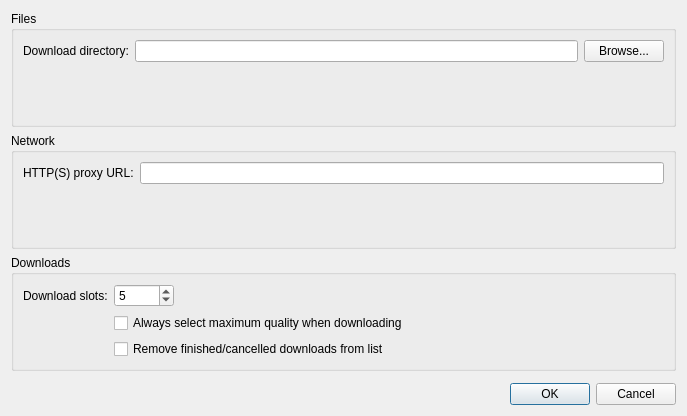
<?xml version="1.0" encoding="UTF-8"?>
<ui version="4.0">
 <class>Dialog</class>
 <widget class="QDialog" name="Dialog">
  <property name="geometry">
   <rect>
    <x>0</x>
    <y>0</y>
    <width>687</width>
    <height>416</height>
   </rect>
  </property>
  <property name="sizePolicy">
   <sizepolicy hsizetype="Preferred" vsizetype="Minimum">
    <horstretch>0</horstretch>
    <verstretch>0</verstretch>
   </sizepolicy>
  </property>
  <property name="windowTitle">
   <string>Preferences</string>
  </property>
  <layout class="QVBoxLayout" name="verticalLayout">
   <item>
    <widget class="QGroupBox" name="groupBox_2">
     <property name="title">
      <string>Files</string>
     </property>
     <layout class="QFormLayout" name="formLayout_2">
      <property name="fieldGrowthPolicy">
       <enum>QFormLayout::AllNonFixedFieldsGrow</enum>
      </property>
      <item row="0" column="0">
       <widget class="QLabel" name="download_directory_label">
        <property name="text">
         <string>Download directory:</string>
        </property>
       </widget>
      </item>
      <item row="0" column="1">
       <layout class="QHBoxLayout" name="horizontalLayout">
        <item>
         <widget class="QLineEdit" name="download_directory_value">
          <property name="readOnly">
           <bool>true</bool>
          </property>
         </widget>
        </item>
        <item>
         <widget class="QPushButton" name="download_directory_browse">
          <property name="text">
           <string>Browse...</string>
          </property>
         </widget>
        </item>
       </layout>
      </item>
     </layout>
    </widget>
   </item>
   <item>
    <widget class="QGroupBox" name="groupBox">
     <property name="title">
      <string>Network</string>
     </property>
     <layout class="QFormLayout" name="formLayout">
      <property name="fieldGrowthPolicy">
       <enum>QFormLayout::AllNonFixedFieldsGrow</enum>
      </property>
      <item row="0" column="0">
       <widget class="QLabel" name="http_proxy_label">
        <property name="text">
         <string>HTTP(S) proxy URL:</string>
        </property>
       </widget>
      </item>
      <item row="0" column="1">
       <widget class="QLineEdit" name="http_proxy_value">
        <property name="toolTip">
         <string>&lt;span style=&quot; font-style:italic;&quot;&gt;Example:&lt;/span&gt; &lt;code&gt;http://www-proxy.my.company.com:8080&lt;/code&gt;</string>
        </property>
       </widget>
      </item>
     </layout>
    </widget>
   </item>
   <item>
    <widget class="QGroupBox" name="groupBox_3">
     <property name="title">
      <string>Downloads</string>
     </property>
     <layout class="QFormLayout" name="formLayout_3">
      <item row="0" column="0">
       <widget class="QLabel" name="label">
        <property name="text">
         <string>Download slots:</string>
        </property>
       </widget>
      </item>
      <item row="0" column="1">
       <widget class="QSpinBox" name="download_slots_value">
        <property name="maximumSize">
         <size>
          <width>60</width>
          <height>16777215</height>
         </size>
        </property>
        <property name="minimum">
         <number>1</number>
        </property>
        <property name="maximum">
         <number>10</number>
        </property>
        <property name="value">
         <number>5</number>
        </property>
       </widget>
      </item>
      <item row="1" column="1">
       <widget class="QCheckBox" name="always_max_quality_check">
        <property name="text">
         <string>Always select maximum quality when downloading</string>
        </property>
       </widget>
      </item>
      <item row="2" column="1">
       <widget class="QCheckBox" name="remove_finished_check">
        <property name="text">
         <string>Remove finished/cancelled downloads from list</string>
        </property>
       </widget>
      </item>
     </layout>
    </widget>
   </item>
   <item>
    <spacer name="verticalSpacer">
     <property name="orientation">
      <enum>Qt::Vertical</enum>
     </property>
     <property name="sizeType">
      <enum>QSizePolicy::Fixed</enum>
     </property>
     <property name="sizeHint" stdset="0">
      <size>
       <width>20</width>
       <height>6</height>
      </size>
     </property>
    </spacer>
   </item>
   <item>
    <widget class="QDialogButtonBox" name="buttonBox">
     <property name="orientation">
      <enum>Qt::Horizontal</enum>
     </property>
     <property name="standardButtons">
      <set>QDialogButtonBox::Cancel|QDialogButtonBox::Ok</set>
     </property>
    </widget>
   </item>
  </layout>
 </widget>
 <resources/>
 <connections>
  <connection>
   <sender>buttonBox</sender>
   <signal>accepted()</signal>
   <receiver>Dialog</receiver>
   <slot>accept()</slot>
   <hints>
    <hint type="sourcelabel">
     <x>248</x>
     <y>254</y>
    </hint>
    <hint type="destinationlabel">
     <x>157</x>
     <y>274</y>
    </hint>
   </hints>
  </connection>
  <connection>
   <sender>buttonBox</sender>
   <signal>rejected()</signal>
   <receiver>Dialog</receiver>
   <slot>reject()</slot>
   <hints>
    <hint type="sourcelabel">
     <x>316</x>
     <y>260</y>
    </hint>
    <hint type="destinationlabel">
     <x>286</x>
     <y>274</y>
    </hint>
   </hints>
  </connection>
 </connections>
</ui>
